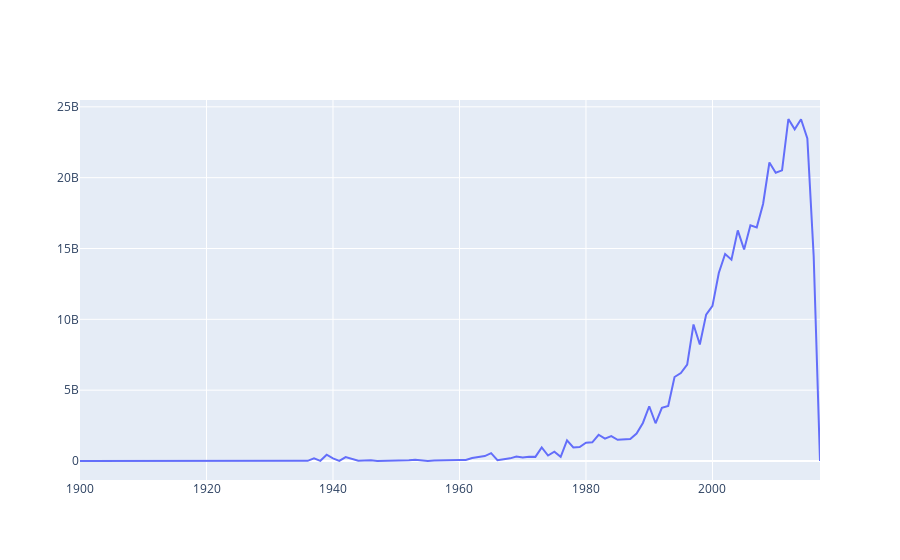

The notebook cell this image was saved under:
### Markdown cell above
# Question 3: What influence does release date have on revenue?

### Code cell
from datetime import datetime
import plotly.graph_objects as go
fields = ["release_date", "revenue","year","month","day"]
data = pd.read_csv("tmdb_5000_movies.csv", skipinitialspace=True, usecols=fields)
years = []
quarters = ["Quarter 1", "Quarter 2", "Quarter 3", "Quarter 4"]
# Extract Data
for i in range(len(data)):    
    try:
        years.append(data.values[i][2])
    except:
        pass
years = list(dict.fromkeys(years))
years.sort() 
# Extract data and count sum revenue by year, quarter, the first and second half of month, the odd and even days
revenue_by_years = np.zeros(len(years))
revenue_by_quarters = np.zeros(len(quarters))
revenue_by_first_half_of_month,revenue_by_second_half_of_month, odd_days, even_days = 0, 0, 0, 0

for i in range(len(data)): 
    if data.values[i][1] > 0:
        for j in range(len(years)):        
            if data.values[i][2] == years[j]:
                revenue_by_years[j] += data.values[i][1]  


        if data.values[i][3] in [1, 2, 3]:
            revenue_by_quarters[0] += data.values[i][1] 
        if data.values[i][3] in [4, 5, 6]:
            revenue_by_quarters[1] += data.values[i][1]
        if data.values[i][3] in [7, 8, 9]:
            revenue_by_quarters[2] += data.values[i][1] 
        if data.values[i][3] in [10, 11, 12]:
            revenue_by_quarters[3] += data.values[i][1]

        if data.values[i][4] < 15:
            revenue_by_first_half_of_month += data.values[i][1]  
        else:
            revenue_by_second_half_of_month += data.values[i][1]  

        if (data.values[i][4] % 2) == 0:
            even_days += data.values[i][1]  
        else:
            odd_days += data.values[i][1]  
# Create Chart Revenue by Year

fig = go.Figure(data=go.Scatter(x=years, y=revenue_by_years))
fig.show()

### Figure 1 — Plotly figure (JSON) as saved in the notebook; plotly's stock layout.template omitted (floating-point values rounded to 4 significant figures)
{"data": [{"type": "scatter", "x": [1900, 1916, 1925, 1927, 1929, 1930, 1932, 1933, 1934, 1935, 1936, 1937, 1938, 1939, 1940, 1941, 1942, 1944, 1945, 1946, 1947, 1948, 1949, 1950, 1951, 1952, 1953, 1954, 1955, 1956, 1957, 1958, 1959, 1960, 1961, 1962, 1963, 1964, 1965, 1966, 1967, 1968, 1969, 1970, 1971, 1972, 1973, 1974, 1975, 1976, 1977, 1978, 1979, 1980, 1981, 1982, 1983, 1984, 1985, 1986, 1987, 1988, 1989, 1990, 1991, 1992, 1993, 1994, 1995, 1996, 1997, 1998, 1999, 2000, 2001, 2002, 2003, 2004, 2005, 2006, 2007, 2008, 2009, 2010, 2011, 2012, 2013, 2014, 2015, 2016, 2017], "y": [0, 8394751, 22000000, 650422, 4358000, 8000000, 25, 4481000, 4500000, 3202000, 11236000, 184925486, 11433101, 443531426, 182792000, 6000000, 277909650, 12255000, 27132000, 53694124, 7800000, 11968000, 13200000, 8000000, 49000000, 51200000, 80000000, 53071841, 7000000, 33800000, 34300000, 17570324, 50000000, 67400000, 74456822, 210075231, 285843236, 347014460, 554756513, 59350000, 127792338, 187554477, 314385854, 248016789, 296241798, 291382701, 959589632, 386167174, 654497570, 298333870, 1460158920, 959516811, 989752891, 1290982451, 1314928566, 1852238694, 1573451743, 1753708180, 1498825345, 1501892986, 1557331169, 1933137768, 2686871601, 3863771854, 2664107492, 3756905404, 3881952707, 5928752504, 6207143123, 6808007511, 9634746300, 8223101034, 10332740909, 10952218337, 13269869789, 14609857556, 14213319458, 16278686567, 14931589218, 16635892750, 16491621655, 18146479803, 21072651506, 20348574768, 20516921160, 24141710246, 23411493295, 24120490589, 22775024221, 14461156948, 0]}], "layout": {}}
